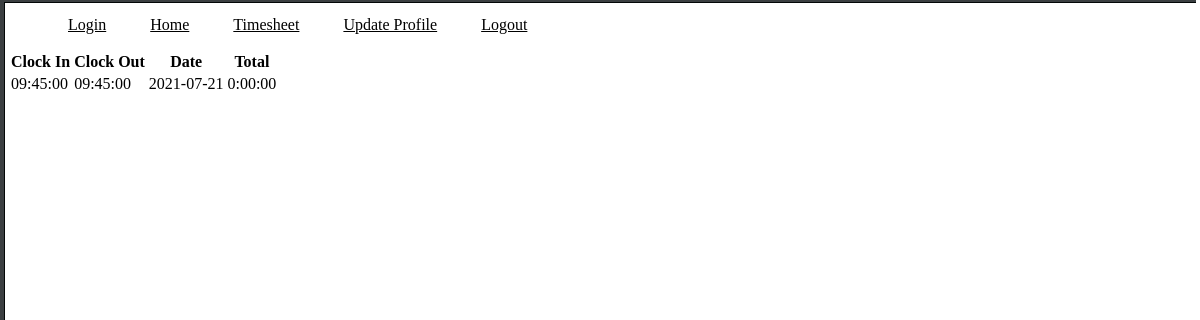
Before: /timesheet (signed in) with the older database file.
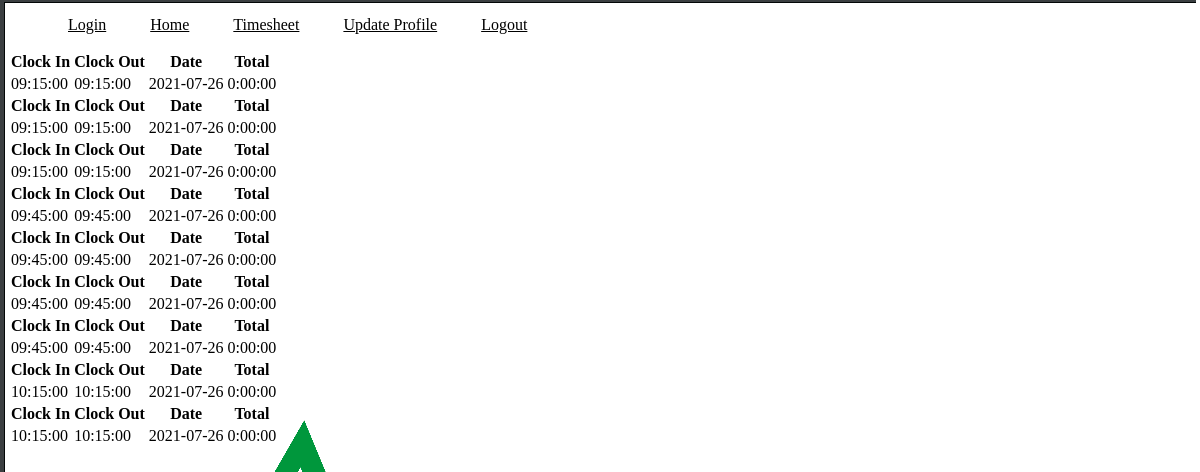
After: the same page with the newer database file.
### app.py (models this page shows)
class Account(db.Model):
    id = db.Column(db.Integer, primary_key=True)
    owner_id = db.Column(db.Integer, db.ForeignKey('users.id'))
    clockInEntry = db.Column(db.String(8))
    clockOutEntry = db.Column(db.String(8))
    date = db.Column(db.DATE)
    rowTotal = db.Column(db.String(12))

### app.py (the view)
@app.route('/timesheet', methods=['POST', 'GET'])
@login_required
def timesheet():
    user = Account.query.all()
    account = Account.query.filter_by(owner_id=current_user.id)
    name = current_user.name
    clockInEntries = []
    clockOutEntries = []
    individualClockInEntry = Account.query.filter_by(owner_id=current_user.id)
    individualClockOutEntry = Account.query.filter_by(owner_id=current_user.id)
    diff = []
    def __datetime(date_str):
        return datetime.strptime(date_str, '%H:%M:%S')
    for i in account:
        start = __datetime(i.clockInEntry)
        end = __datetime(i.clockOutEntry)
        delta = end - start
        delta = str(delta)
        diff.append(delta)
        print(diff)
    return render_template('viewTimesheet.html', user=user, account=account, name=name, rowTotal=diff)  # rowTotal=rowTotal)

### app.py (called while the page is built)
@login_manager.user_loader
def load_user(uid):
    user = Users.query.get(uid)
    return user

### templates/viewTimesheet.html (shortened to what this page needs)
{% extends "base.html" %}
{% block content %}
<table id="timesheetTable">
  {% for entry in account %}
  {% set i=0 %}
  <th>
    Clock In
  </th>
  <th>
    Clock Out
  </th>
  <th>
    Date
  </th>
  <th>
    Total
  </th>
  <tr>
    {% if user.id == account.owner_id %}
    <td>{{ entry.clockInEntry }}</td>
    {% endif %}
    <td>{{ entry.clockOutEntry }}</td>
    <td>{{ entry.date }}</td>
    <td>{{ rowTotal[i] }}</td>
  </tr>
  {% set i = i+1 %}
  {% endfor %}
</table>
{% endblock %}

### templates/base.html (shortened to what this page needs)
<!DOCTYPE html>
<html lang="en">
<head>
    <link href="/static/style.css" rel="stylesheet"/>
</head>
<body>
 <nav>
        <ul>
            <li> <a href="/">Login</a> </li>
            <li> <a href="/home">Home</a></li>
            <li> <a href="/timesheet">Timesheet</a></li>
            <li> <a href="/profile">Update Profile</a></li>
            <li> <a href="/logout">Logout</a></li>
        </ul>
    </nav>
{% block content %}
{% endblock %}
</body>
</html>

### static/style.css (style rules this page uses)
body { background-image: url(/static/BG.png); background-repeat:no-repeat; background-position-y: top; background-position-x: top; }
th { color: black; }
td { color: black; }
a { text-align: center; color: black; }
nav ul { list-style-type: none; }
nav ul li { display: inline; padding: 20px; }
table { display: table; }

Changed rows visible on the page:
changed Account (number 1 of 9 on the later page): clockInEntry "09:45:00" → "09:15:00"; clockOutEntry "09:45:00" → "09:15:00"; date "2021-07-21" → "2021-07-26"
added Account: clockInEntry "09:15:00", clockOutEntry "09:15:00", date "2021-07-26", rowTotal "0:00:00"
added Account: clockInEntry "09:15:00", clockOutEntry "09:15:00", date "2021-07-26", rowTotal "0:00:00"
added Account: clockInEntry "09:45:00", clockOutEntry "09:45:00", date "2021-07-26", rowTotal "0:00:00"
added Account: clockInEntry "09:45:00", clockOutEntry "09:45:00", date "2021-07-26", rowTotal "0:00:00"
added Account: clockInEntry "09:45:00", clockOutEntry "09:45:00", date "2021-07-26", rowTotal "0:00:00"
added Account: clockInEntry "09:45:00", clockOutEntry "09:45:00", date "2021-07-26", rowTotal "0:00:00"
added Account: clockInEntry "10:15:00", clockOutEntry "10:15:00", date "2021-07-26", rowTotal "0:00:00"
added Account: clockInEntry "10:15:00", clockOutEntry "10:15:00", date "2021-07-26", rowTotal "0:00:00"
